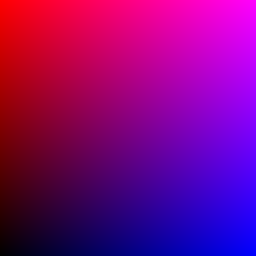
#> input picture z28_cv2_Machine_Learning/map-green-min.png, 256 x 256 px
$ jupyter execute 'K-Means Clustering 2D 3D.ipynb'
#> lines starting #> are read from the running program, lines starting #| are printed output that depends on the picture
[cell 1]
import numpy as np
import cv2 as cv
from matplotlib import pyplot as plt

[cell 2]
X = np.random.randint(25,50,(25,2))
Y = np.random.randint(60,85,(25,2))
W = np.random.randint(40,115,(25,2))
Z = np.vstack((W,X,Y))
# convert to np.float32
Z = np.float32(Z)
# define criteria and apply kmeans()
criteria = (cv.TERM_CRITERIA_EPS + cv.TERM_CRITERIA_MAX_ITER, 10, 1.0)
ret,label,center=cv.kmeans(Z,3,None,criteria,10,cv.KMEANS_RANDOM_CENTERS)
# Now separate the data, Note the flatten()
A = Z[label.ravel()==0]
B = Z[label.ravel()==1]
C = Z[label.ravel()==2]
# Plot the data
plt.scatter(A[:,0],A[:,1])
plt.scatter(B[:,0],B[:,1],c = 'r')
plt.scatter(C[:,0],C[:,1],c = 'g')
plt.scatter(center[:,0],center[:,1],s = 80,c = 'y', marker = 's')
plt.xlabel('Height'),plt.ylabel('Weight')
plt.show()
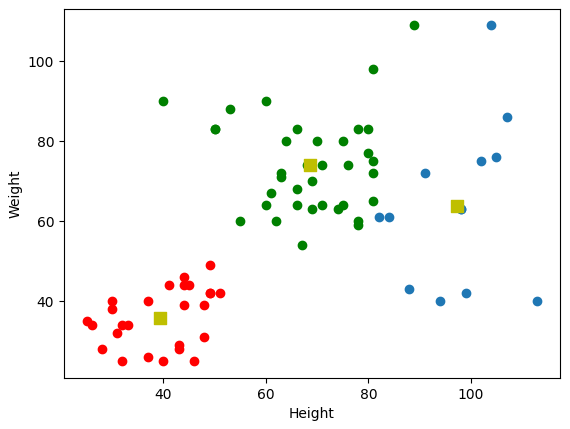
#> figure drawn by matplotlib, 1 panel

[cell 3]
img = cv.imread('map-green-min.png')
#> img is the input picture: shape (256, 256, 3); mean B, G, R 127.5, 0, 127.5
Z = img.reshape((-1,3))
# convert to np.float32
Z = np.float32(Z)
# define criteria, number of clusters(K) and apply kmeans()
criteria = (cv.TERM_CRITERIA_EPS + cv.TERM_CRITERIA_MAX_ITER, 10, 1.0)
K = 9
ret,label,center=cv.kmeans(Z,K,None,criteria,10,cv.KMEANS_RANDOM_CENTERS)
#> ret = 80367399.7; center = [[35.51, 0, 205.9], [112.6, 0, 216.1], [43.12, 0, 36.89], [126.6, 0, 133.5], [213.3, 0, 133.3], [42.25, 0, 116.2], [213.3, 0, 45.13], [205.3, 0, 215.6], [129, 0, 44.46]]
# Now convert back into uint8, and make original image
center = np.uint8(center)
#> center = [[35, 0, 205], [112, 0, 216], [43, 0, 36], [126, 0, 133], [213, 0, 133], [42, 0, 116], [213, 0, 45], [205, 0, 215], [128, 0, 44]]
res = center[label.flatten()]
res2 = res.reshape((img.shape))
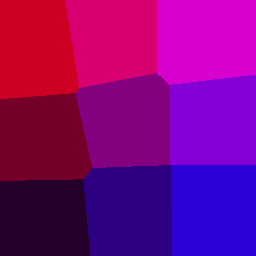
#> res2: shape (256, 256, 3); mean B, G, R 127.1, 0, 127
plt.imshow(res2)
